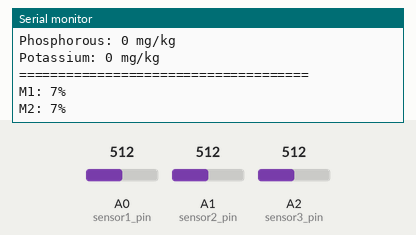
Bench run of a sketch on a simulated Arduino Uno, built with avr-gcc and run on an emulated ATmega328P. Shown: the last lines printed to the serial monitor. The inputs (shaded band) are chosen by the test bench; at power-on: A2 (sensor3_pin) = 512, A0 (sensor1_pin) = 512, A1 (sensor2_pin) = 512.

Above: at 6.2 s.
6.3 s: A2 (sensor3_pin) set to 588
At 6.66 s:
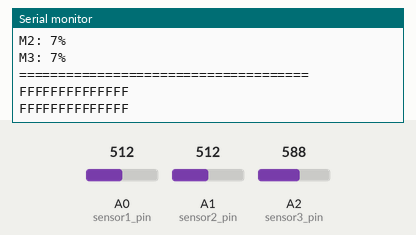
7.8 s: A2 (sensor3_pin) set to 613
At 7.86 s:
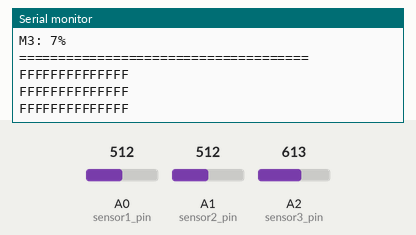
11.7 s: A0 (sensor1_pin) set to 612
At 12.02 s:
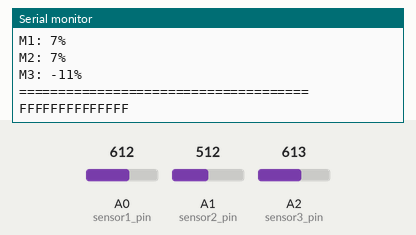
15.6 s: A0 (sensor1_pin) set to 596
At 16.02 s:
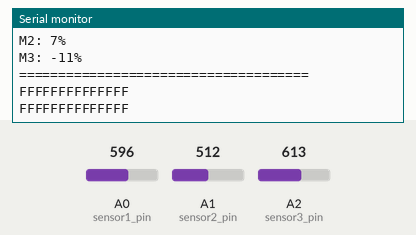
Timing chart, 0 to 18.1 s (numbered marks = the images above; inputs shaded):
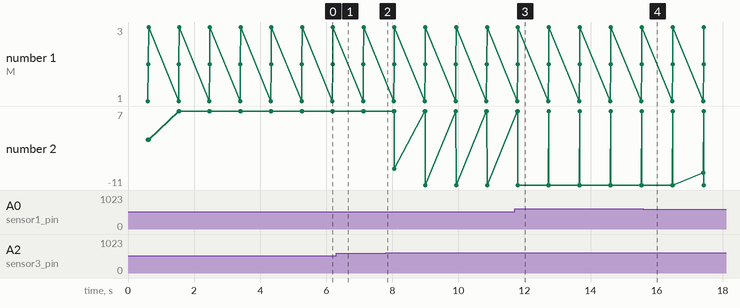

The sketch:

THESIS_CODE_ARDUINO_WORKING.ino
```cpp
#include <SoftwareSerial.h>
#include <Wire.h>
#include "SoftwareSerial.h"
SoftwareSerial Arduino_SoftSerial(13, 4);
// code for NPK
#define RE 8
#define DE 7
const byte code[]  =  {0x01, 0x03, 0x00, 0x1e, 0x00, 0x03, 0x65, 0xCD};
const byte nitro[] = {0x01, 0x03, 0x00, 0x1e, 0x00, 0x01, 0xe4, 0x0c};
const byte phos[]  = {0x01, 0x03, 0x00, 0x1f, 0x00, 0x01, 0xb5, 0xcc};
const byte pota[]  = {0x01, 0x03, 0x00, 0x20, 0x00, 0x01, 0x85, 0xc0};
byte values[11];
SoftwareSerial mod(2, 3);
////////////////////////////////////////////////////////////////////////
int sensor1_pin = A0;
int sensor2_pin = A1;
int sensor3_pin = A2;
int output1_value;
int output2_value;
int output3_value;
char state = 0;

//String values;
int data1;
int data2;
int data3;
int data4;
int data5;
int data6;
byte val1, val2, val3;
char c;
String dataIn;

void setup() {
  Serial.begin(9600);
  pinMode(RE, OUTPUT);
  pinMode(DE, OUTPUT);
  // Sensor Pin and pumps
  //pinMode(sub1, OUTPUT);
  //pinMode(sub2, OUTPUT);
  //pinMode(sub3, OUTPUT);
  pinMode(sensor1_pin, INPUT);
  pinMode(sensor2_pin, INPUT);
  pinMode(sensor3_pin, INPUT);
  Arduino_SoftSerial.begin(9600);
  mod.begin(9600);
  Serial.println("Reading From the Sensor:...");
  delay(500);
}
void loop() {
  nut();
  moisture();

  byte val1, val2, val3;
  val1 = nitrogen();
  delay(250);
  val2 = phosphorous();
  delay(250);
  val3 = potassium();
  delay(250);

  data1 = output1_value;
  data2 = output2_value;
  data3 = output3_value;
  data4 = val1;
  data5 = val2;
  data6 = val3;

  Arduino_SoftSerial.print(data1); Arduino_SoftSerial.print("A");
  Arduino_SoftSerial.print(data2); Arduino_SoftSerial.print("B");
  Arduino_SoftSerial.print(data3); Arduino_SoftSerial.print("C");
  Arduino_SoftSerial.print(data4); Arduino_SoftSerial.print("D");
  Arduino_SoftSerial.print(data5); Arduino_SoftSerial.print("E");
  Arduino_SoftSerial.print(data6); Arduino_SoftSerial.print("F");
  //delay(1000);
  Arduino_SoftSerial.print("\n");
}
void nut() {
  Serial.print("Nitrogen: ");
  Serial.print(val1);
  Serial.println(" mg/kg");
  Serial.print("Phosphorous: ");
  Serial.print(val2);
  Serial.println(" mg/kg");
  Serial.print("Potassium: ");
  Serial.print(val3);
  Serial.println(" mg/kg");

  Serial.println("=====================================");
}

byte nitrogen() {
  digitalWrite(DE, HIGH);
  digitalWrite(RE, HIGH);
  delay(10);
  if (mod.write(nitro, sizeof(nitro)) == 8) {
    digitalWrite(DE, LOW);
    digitalWrite(RE, LOW);
    for (byte i = 0; i < 7; i++) {
      //Serial.print(mod.read(),HEX);
      values[i] = mod.read();
      Serial.print(values[i], HEX);
    }
    Serial.println();

  }
  return values[4];
}

byte phosphorous() {
  digitalWrite(DE, HIGH);
  digitalWrite(RE, HIGH);
  delay(10);
  if (mod.write(phos, sizeof(phos)) == 8) {
    digitalWrite(DE, LOW);
    digitalWrite(RE, LOW);
    for (byte i = 0; i < 7; i++) {
      //Serial.print(mod.read(),HEX);
      values[i] = mod.read();
      Serial.print(values[i], HEX);
    }
    Serial.println();
  }
  return values[4];
}

byte potassium() {
  digitalWrite(DE, HIGH);
  digitalWrite(RE, HIGH);
  delay(10);
  if (mod.write(pota, sizeof(pota)) == 8) {
    digitalWrite(DE, LOW);
    digitalWrite(RE, LOW);
    for (byte i = 0; i < 7; i++) {
      //Serial.print(mod.read(),HEX);
      values[i] = mod.read();
      Serial.print(values[i], HEX);
    }
    Serial.println();
  }
  return values[4];
}

void moisture()
{
  Serial.print("M1: ");
  Serial.print(output1_value);
  Serial.println("%");
  output1_value = analogRead(sensor1_pin);
  output1_value = map(output1_value, 550, 10, 0, 100);

  Serial.print("M2: ");
  Serial.print(output2_value);
  Serial.println("%");
  output2_value = analogRead(sensor2_pin);
  output2_value = map(output2_value, 550, 10, 0, 100);

  Serial.print("M3: ");
  Serial.print(output3_value);
  Serial.println("%");
  output3_value = analogRead(sensor3_pin);
  output3_value = map(output3_value, 550, 10, 0, 100);
  Serial.println("=====================================");
}
```

Measured:
- plotted number 2: 7 → -11 after the input at 7.8 s
